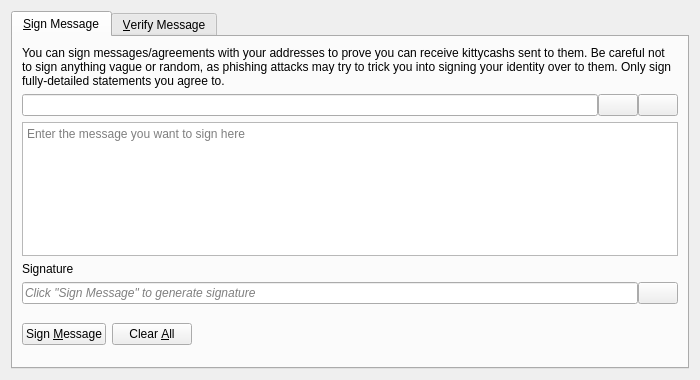
<?xml version="1.0" encoding="UTF-8"?>
<ui version="4.0">
 <class>SignVerifyMessageDialog</class>
 <widget class="QDialog" name="SignVerifyMessageDialog">
  <property name="geometry">
   <rect>
    <x>0</x>
    <y>0</y>
    <width>700</width>
    <height>380</height>
   </rect>
  </property>
  <property name="windowTitle">
   <string>Signatures - Sign / Verify a Message</string>
  </property>
  <property name="modal">
   <bool>true</bool>
  </property>
  <layout class="QVBoxLayout" name="verticalLayout">
   <item>
    <widget class="QTabWidget" name="tabWidget">
     <property name="currentIndex">
      <number>0</number>
     </property>
     <widget class="QWidget" name="tabSignMessage">
      <attribute name="title">
       <string>&amp;Sign Message</string>
      </attribute>
      <layout class="QVBoxLayout" name="verticalLayout_SM">
       <item>
        <widget class="QLabel" name="infoLabel_SM">
         <property name="text">
          <string>You can sign messages/agreements with your addresses to prove you can receive kittycashs sent to them. Be careful not to sign anything vague or random, as phishing attacks may try to trick you into signing your identity over to them. Only sign fully-detailed statements you agree to.</string>
         </property>
         <property name="textFormat">
          <enum>Qt::PlainText</enum>
         </property>
         <property name="wordWrap">
          <bool>true</bool>
         </property>
        </widget>
       </item>
       <item>
        <layout class="QHBoxLayout" name="horizontalLayout_1_SM">
         <property name="spacing">
          <number>0</number>
         </property>
         <item>
          <widget class="QValidatedLineEdit" name="addressIn_SM">
           <property name="toolTip">
            <string>The KittyCash address to sign the message with</string>
           </property>
          </widget>
         </item>
         <item>
          <widget class="QPushButton" name="addressBookButton_SM">
           <property name="toolTip">
            <string>Choose previously used address</string>
           </property>
           <property name="text">
            <string/>
           </property>
           <property name="icon">
            <iconset resource="../bitcoin.qrc">
             <normaloff>:/icons/address-book</normaloff>:/icons/address-book</iconset>
           </property>
           <property name="shortcut">
            <string>Alt+A</string>
           </property>
           <property name="autoDefault">
            <bool>false</bool>
           </property>
          </widget>
         </item>
         <item>
          <widget class="QPushButton" name="pasteButton_SM">
           <property name="toolTip">
            <string>Paste address from clipboard</string>
           </property>
           <property name="text">
            <string/>
           </property>
           <property name="icon">
            <iconset resource="../bitcoin.qrc">
             <normaloff>:/icons/editpaste</normaloff>:/icons/editpaste</iconset>
           </property>
           <property name="shortcut">
            <string>Alt+P</string>
           </property>
           <property name="autoDefault">
            <bool>false</bool>
           </property>
          </widget>
         </item>
        </layout>
       </item>
       <item>
        <widget class="QPlainTextEdit" name="messageIn_SM">
         <property name="toolTip">
          <string>Enter the message you want to sign here</string>
         </property>
         <property name="placeholderText">
          <string>Enter the message you want to sign here</string>
         </property>
        </widget>
       </item>
       <item>
        <widget class="QLabel" name="signatureLabel_SM">
         <property name="text">
          <string>Signature</string>
         </property>
         <property name="textFormat">
          <enum>Qt::PlainText</enum>
         </property>
        </widget>
       </item>
       <item>
        <layout class="QHBoxLayout" name="horizontalLayout_2_SM">
         <property name="spacing">
          <number>0</number>
         </property>
         <item>
          <widget class="QLineEdit" name="signatureOut_SM">
           <property name="placeholderText">
            <string>Click "Sign Message" to generate signature</string>
           </property>
           <property name="font">
            <font>
             <italic>true</italic>
            </font>
           </property>
           <property name="readOnly">
            <bool>true</bool>
           </property>
          </widget>
         </item>
         <item>
          <widget class="QPushButton" name="copySignatureButton_SM">
           <property name="toolTip">
            <string>Copy the current signature to the system clipboard</string>
           </property>
           <property name="text">
            <string/>
           </property>
           <property name="icon">
            <iconset resource="../bitcoin.qrc">
             <normaloff>:/icons/editcopy</normaloff>:/icons/editcopy</iconset>
           </property>
           <property name="autoDefault">
            <bool>false</bool>
           </property>
          </widget>
         </item>
        </layout>
       </item>
       <item>
        <layout class="QHBoxLayout" name="horizontalLayout_3_SM">
         <item>
          <widget class="QPushButton" name="signMessageButton_SM">
           <property name="toolTip">
            <string>Sign the message to prove you own this KittyCash address</string>
           </property>
           <property name="text">
            <string>Sign &amp;Message</string>
           </property>
           <property name="icon">
            <iconset resource="../bitcoin.qrc">
             <normaloff>:/icons/edit</normaloff>:/icons/edit</iconset>
           </property>
           <property name="autoDefault">
            <bool>false</bool>
           </property>
          </widget>
         </item>
         <item>
          <widget class="QPushButton" name="clearButton_SM">
           <property name="toolTip">
            <string>Reset all sign message fields</string>
           </property>
           <property name="text">
            <string>Clear &amp;All</string>
           </property>
           <property name="icon">
            <iconset resource="../bitcoin.qrc">
             <normaloff>:/icons/remove</normaloff>:/icons/remove</iconset>
           </property>
           <property name="autoDefault">
            <bool>false</bool>
           </property>
          </widget>
         </item>
         <item>
          <spacer name="horizontalSpacer_1_SM">
           <property name="orientation">
            <enum>Qt::Horizontal</enum>
           </property>
           <property name="sizeHint" stdset="0">
            <size>
             <width>40</width>
             <height>48</height>
            </size>
           </property>
          </spacer>
         </item>
         <item>
          <widget class="QLabel" name="statusLabel_SM">
           <property name="font">
            <font>
             <weight>75</weight>
             <bold>true</bold>
            </font>
           </property>
           <property name="text">
            <string/>
           </property>
           <property name="wordWrap">
            <bool>true</bool>
           </property>
          </widget>
         </item>
         <item>
          <spacer name="horizontalSpacer_2_SM">
           <property name="orientation">
            <enum>Qt::Horizontal</enum>
           </property>
           <property name="sizeHint" stdset="0">
            <size>
             <width>40</width>
             <height>48</height>
            </size>
           </property>
          </spacer>
         </item>
        </layout>
       </item>
      </layout>
     </widget>
     <widget class="QWidget" name="tabVerifyMessage">
      <attribute name="title">
       <string>&amp;Verify Message</string>
      </attribute>
      <layout class="QVBoxLayout" name="verticalLayout_VM">
       <item>
        <widget class="QLabel" name="infoLabel_VM">
         <property name="text">
          <string>Enter the receiver's address, message (ensure you copy line breaks, spaces, tabs, etc. exactly) and signature below to verify the message. Be careful not to read more into the signature than what is in the signed message itself, to avoid being tricked by a man-in-the-middle attack. Note that this only proves the signing party receives with the address, it cannot prove sendership of any transaction!</string>
         </property>
         <property name="textFormat">
          <enum>Qt::PlainText</enum>
         </property>
         <property name="alignment">
          <set>Qt::AlignLeading|Qt::AlignLeft|Qt::AlignTop</set>
         </property>
         <property name="wordWrap">
          <bool>true</bool>
         </property>
        </widget>
       </item>
       <item>
        <layout class="QHBoxLayout" name="horizontalLayout_1_VM">
         <property name="spacing">
          <number>0</number>
         </property>
         <item>
          <widget class="QValidatedLineEdit" name="addressIn_VM">
           <property name="toolTip">
            <string>The KittyCash address the message was signed with</string>
           </property>
          </widget>
         </item>
         <item>
          <widget class="QPushButton" name="addressBookButton_VM">
           <property name="toolTip">
            <string>Choose previously used address</string>
           </property>
           <property name="text">
            <string/>
           </property>
           <property name="icon">
            <iconset resource="../bitcoin.qrc">
             <normaloff>:/icons/address-book</normaloff>:/icons/address-book</iconset>
           </property>
           <property name="shortcut">
            <string>Alt+A</string>
           </property>
           <property name="autoDefault">
            <bool>false</bool>
           </property>
          </widget>
         </item>
        </layout>
       </item>
       <item>
        <widget class="QPlainTextEdit" name="messageIn_VM">
          <property name="toolTip">
            <string>The signed message to verify</string>
          </property>
          <property name="placeholderText">
            <string>The signed message to verify</string>
          </property>
        </widget>
       </item>
       <item>
        <widget class="QValidatedLineEdit" name="signatureIn_VM">
          <property name="toolTip">
            <string>The signature given when the message was signed</string>
          </property>
          <property name="placeholderText">
            <string>The signature given when the message was signed</string>
          </property>
        </widget>
       </item>
       <item>
        <layout class="QHBoxLayout" name="horizontalLayout_2_VM">
         <item>
          <widget class="QPushButton" name="verifyMessageButton_VM">
           <property name="toolTip">
            <string>Verify the message to ensure it was signed with the specified KittyCash address</string>
           </property>
           <property name="text">
            <string>Verify &amp;Message</string>
           </property>
           <property name="icon">
            <iconset resource="../bitcoin.qrc">
             <normaloff>:/icons/transaction_0</normaloff>:/icons/transaction_0</iconset>
           </property>
           <property name="autoDefault">
            <bool>false</bool>
           </property>
          </widget>
         </item>
         <item>
          <widget class="QPushButton" name="clearButton_VM">
           <property name="toolTip">
            <string>Reset all verify message fields</string>
           </property>
           <property name="text">
            <string>Clear &amp;All</string>
           </property>
           <property name="icon">
            <iconset resource="../bitcoin.qrc">
             <normaloff>:/icons/remove</normaloff>:/icons/remove</iconset>
           </property>
           <property name="autoDefault">
            <bool>false</bool>
           </property>
          </widget>
         </item>
         <item>
          <spacer name="horizontalSpacer_1_VM">
           <property name="orientation">
            <enum>Qt::Horizontal</enum>
           </property>
           <property name="sizeHint" stdset="0">
            <size>
             <width>40</width>
             <height>48</height>
            </size>
           </property>
          </spacer>
         </item>
         <item>
          <widget class="QLabel" name="statusLabel_VM">
           <property name="font">
            <font>
             <weight>75</weight>
             <bold>true</bold>
            </font>
           </property>
           <property name="text">
            <string/>
           </property>
           <property name="wordWrap">
            <bool>true</bool>
           </property>
          </widget>
         </item>
         <item>
          <spacer name="horizontalSpacer_2_VM">
           <property name="orientation">
            <enum>Qt::Horizontal</enum>
           </property>
           <property name="sizeHint" stdset="0">
            <size>
             <width>40</width>
             <height>48</height>
            </size>
           </property>
          </spacer>
         </item>
        </layout>
       </item>
      </layout>
     </widget>
    </widget>
   </item>
  </layout>
 </widget>
 <customwidgets>
  <customwidget>
   <class>QValidatedLineEdit</class>
   <extends>QLineEdit</extends>
   <header>qt/qvalidatedlineedit.h</header>
  </customwidget>
 </customwidgets>
 <resources>
  <include location="../bitcoin.qrc"/>
 </resources>
 <connections/>
</ui>
